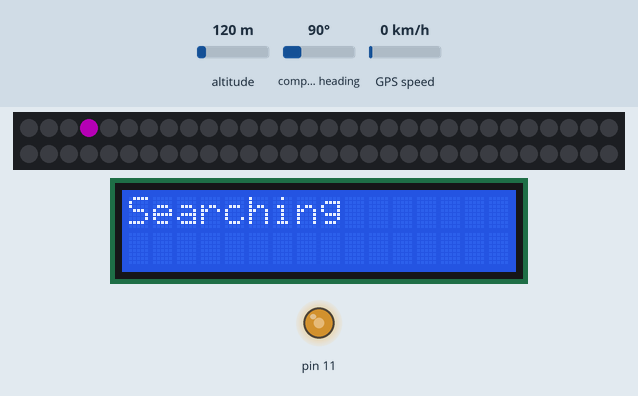
A sketch run on a simulated Arduino Mega 2560, built with avr-gcc and run on an emulated ATmega2560. On the bench: 60 RGB LEDs in strip order, left to right, continuing on the next row, 16×2 character LCD, output pins drawn as LEDs (lit = HIGH). Inputs (shaded band) come from the test bench; at power-on: compass heading 90°, GPS speed 0 km/h, altitude 120 m. Dim RGB values are drawn brighter than linear; the GPS gets a fix after 3 s at 37.7749, -122.4194 with 8 satellites; what the sketch prints to the serial monitor is not drawn.

Above: at 2.26 s.
2.3 s: compass heading set to 7°
4.0 s: GPS speed set to 2 km/h
At 5.5 s:
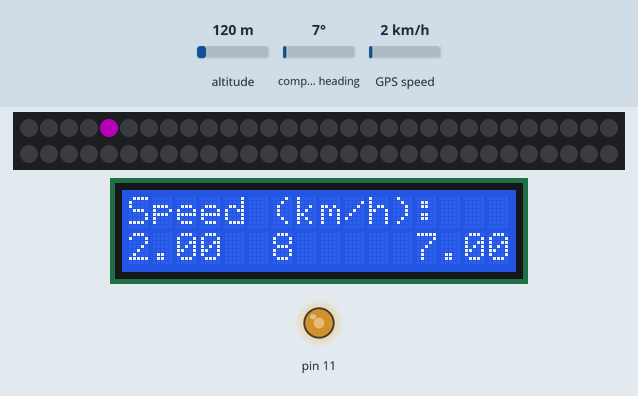
6.4 s: compass heading set to 90°
At 7.5 s:
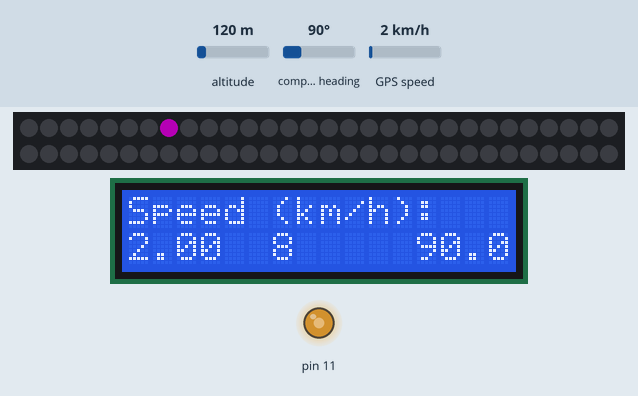
8.4 s: GPS speed set to 30 km/h
At 9.5 s:
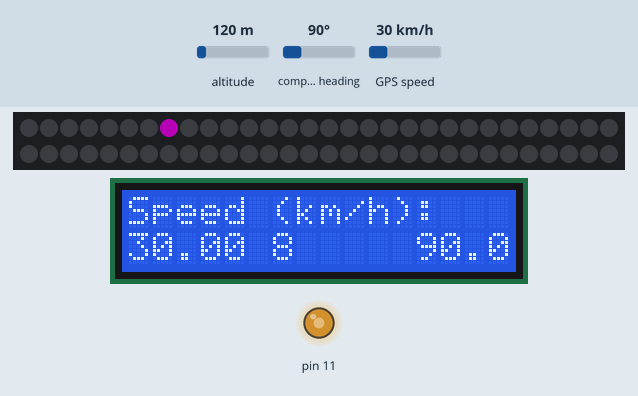
Timing chart, 0 to 11.4 s (numbered marks = the images above; inputs shaded):
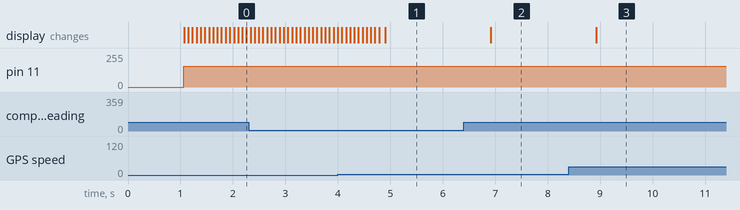

Measured:
- after the input at 6.4 s, the display: changes after 0.51 s (image 2)
- after the input at 8.4 s, the display: changes after 0.53 s (image 3)

The sketch:

working_parsing.ino
```cpp
// Test code for Adafruit GPS modules using MTK3329/MTK3339 driver
//
// This code shows how to listen to the GPS module in an interrupt
// which allows the program to have more 'freedom' - just parse
// when a new NMEA sentence is available! Then access data when
// desired.
//
// Tested and works great with the Adafruit Ultimate GPS module
// using MTK33x9 chipset
//    ------> http://www.adafruit.com/products/746
// Pick one up today at the Adafruit electronics shop
// and help support open source hardware & software! -ada

#include <Adafruit_GPS.h>
#include <SoftwareSerial.h>
#include <Wire.h>
#include <LiquidCrystal.h>
#include <Adafruit_NeoPixel.h>
#include <avr/power.h>
// If you're using a GPS module:
// Connect the GPS Power pin to 5V
// Connect the GPS Ground pin to ground
// If using software serial (sketch example default):
//   Connect the GPS TX (transmit) pin to Digital 3
//   Connect the GPS RX (receive) pin to Digital 2
// If using hardware serial (e.g. Arduino Mega):
//   Connect the GPS TX (transmit) pin to Arduino RX1, RX2 or RX3
//   Connect the GPS RX (receive) pin to matching TX1, TX2 or TX3

// If you're using the Adafruit GPS shield, change
// SoftwareSerial mySerial(3, 2); -> SoftwareSerial mySerial(8, 7);
// and make sure the switch is set to SoftSerial

// If using software serial, keep this line enabled
// (you can change the pin numbers to match your wiring):
SoftwareSerial mySerial(3, 2);
LiquidCrystal lcd(7,8,9,12,4,13);
Adafruit_NeoPixel strip = Adafruit_NeoPixel(60, 6, NEO_GRB + NEO_KHZ800);
// If using hardware serial (e.g. Arduino Mega), comment out the
// above SoftwareSerial line, and enable this line instead
// (you can change the Serial number to match your wiring):

//HardwareSerial mySerial = Serial1;


Adafruit_GPS GPS(&mySerial);


// Set GPSECHO to 'false' to turn off echoing the GPS data to the Serial console
// Set to 'true' if you want to debug and listen to the raw GPS sentences.
#define GPSECHO  true

// this keeps track of whether we're using the interrupt
// off by default!
boolean usingInterrupt = false;
void useInterrupt(boolean); // Func prototype keeps Arduino 0023 happy

void setup()
{
  //LEd strip initialization
  strip.begin();
  strip.show();
  // connect at 115200 so we can read the GPS fast enough and echo without dropping chars
  // also spit it out
  Serial.begin(115200);
  Serial.println("Adafruit GPS library basic test!");
  lcd.begin(16,2);
  pinMode(11,OUTPUT);
  // 9600 NMEA is the default baud rate for Adafruit MTK GPS's- some use 4800
  GPS.begin(9600);

  // uncomment this line to turn on RMC (recommended minimum) and GGA (fix data) including altitude
  //GPS.sendCommand(PMTK_SET_NMEA_OUTPUT_RMC);
  // uncomment this line to turn on only the "minimum recommended" data
  GPS.sendCommand(PMTK_SET_NMEA_OUTPUT_RMCONLY);
  // For parsing data, we don't suggest using anything but either RMC only or RMC+GGA since
  // the parser doesn't care about other sentences at this time

  // Set the update rate
  GPS.sendCommand(PMTK_SET_NMEA_UPDATE_1HZ);   // 1 Hz update rate
  // For the parsing code to work nicely and have time to sort thru the data, and
  // print it out we don't suggest using anything higher than 1 Hz

  // Request updates on antenna status, comment out to keep quiet
  GPS.sendCommand(PGCMD_ANTENNA);

  // the nice thing about this code is you can have a timer0 interrupt go off
  // every 1 millisecond, and read data from the GPS for you. that makes the
  // loop code a heck of a lot easier!
  useInterrupt(true);

  delay(1000);
  // Ask for firmware version
  mySerial.println(PMTK_Q_RELEASE);
}


// Interrupt is called once a millisecond, looks for any new GPS data, and stores it
SIGNAL(TIMER0_COMPA_vect) {
  char c = GPS.read();
  // if you want to debug, this is a good time to do it!
#ifdef UDR0
  if (GPSECHO)
    if (c) UDR0 = c;
    // writing direct to UDR0 is much much faster than Serial.print
    // but only one character can be written at a time.
#endif
}

void useInterrupt(boolean v) {
  if (v) {
    // Timer0 is already used for millis() - we'll just interrupt somewhere
    // in the middle and call the "Compare A" function above
    OCR0A = 0xAF;
    TIMSK0 |= _BV(OCIE0A);
    usingInterrupt = true;
  } else {
    // do not call the interrupt function COMPA anymore
    TIMSK0 &= ~_BV(OCIE0A);
    usingInterrupt = false;
  }
}

void setBacklight(uint8_t b) {
  // normalize the red LED - its brighter than the rest!


  b = map(b, 0, 255, 0, 100);

  // common anode so invert!
  b = map(b, 0, 255, 255, 0);
  analogWrite(11, b);
}

uint32_t timer = millis();
int counter = 0;


void loop()                     // run over and over again
{
  setBacklight(255);
  strip.setBrightness(64);
  // in case you are not using the interrupt above, you'll
  // need to 'hand query' the GPS, not suggested :(
  if (! usingInterrupt) {
    // read data from the GPS in the 'main loop'
    char c = GPS.read();
    // if you want to debug, this is a good time to do it!
    if (GPSECHO)
      if (c) Serial.print(c);
  }

  // if a sentence is received, we can check the checksum, parse it...
  if (GPS.newNMEAreceived()) {
    // a tricky thing here is if we print the NMEA sentence, or data
    // we end up not listening and catching other sentences!
    // so be very wary if using OUTPUT_ALLDATA and trytng to print out data
    //Serial.println(GPS.lastNMEA());   // this also sets the newNMEAreceived() flag to false

    if (!GPS.parse(GPS.lastNMEA()))   // this also sets the newNMEAreceived() flag to false
      return;  // we can fail to parse a sentence in which case we should just wait for another
  }

  // if millis() or timer wraps around, we'll just reset it
  if (timer > millis())  timer = millis();

  // approximately every 2 seconds or so, print out the current stats
  if (millis() - timer > 200) {
    timer = millis(); // reset the timer


    if (GPS.fix) {

      //Serial.print("Speed (km/h): "); Serial.println(GPS.speed * 1.852);
      //Serial.print("Angle: "); Serial.println(GPS.angle);
      //Serial.print("Altitude: "); Serial.println(GPS.altitude);
      //Serial.print("Satellites: "); Serial.println((int)GPS.satellites);
      lcd.setCursor(0,0);
      lcd.print("Speed (km/h):");
      lcd.setCursor(0,1);
      lcd.print(GPS.speed * 1.852);
      lcd.setCursor(6,1);
      lcd.print((int)GPS.satellites);
      lcd.setCursor(12,1);
      lcd.print(GPS.angle);

      int courseChangeNeeded = GPS.angle + 90;

      if (courseChangeNeeded >= 345 || courseChangeNeeded < 15)
      {
         ClearLEDS();
         strip.setPixelColor(1,255,0,255);
         strip.show();
      }
    else if (courseChangeNeeded >= 15 && courseChangeNeeded < 45)
      {
         ClearLEDS();
         strip.setPixelColor(2,255,0,255);
         strip.show();
      }
    else if (courseChangeNeeded >= 45 && courseChangeNeeded < 75)
      {
         ClearLEDS();
         strip.setPixelColor(3,255,0,255);
         strip.show();
      }
    else if (courseChangeNeeded >= 75 && courseChangeNeeded < 105)
      {
         ClearLEDS();
         strip.setPixelColor(4,255,0,255);
         strip.show();
      }
    else if (courseChangeNeeded >= 105 && courseChangeNeeded < 135)
      {
         ClearLEDS();
         strip.setPixelColor(5,255,0,255);
         strip.show();
      }
    else if (courseChangeNeeded >= 135 && courseChangeNeeded < 165)
      {
         ClearLEDS();
         strip.setPixelColor(6,255,0,255);
         strip.show();
      }
    else if (courseChangeNeeded >= 165 && courseChangeNeeded < 195)
      {
         ClearLEDS();
         strip.setPixelColor(7,255,0,255);
         strip.show();
      }
    else if (courseChangeNeeded >= 195 && courseChangeNeeded < 225)
      {
         ClearLEDS();
         strip.setPixelColor(8,255,0,255);
         strip.show();
      }
    else if (courseChangeNeeded >= 225 && courseChangeNeeded < 255)
      {
         ClearLEDS();
         strip.setPixelColor(9,255,0,255);
         strip.show();
      }
    else if (courseChangeNeeded >= 255 && courseChangeNeeded < 285)
      {
         ClearLEDS();
         strip.setPixelColor(10,255,0,255);
         strip.show();
      }
    else if (courseChangeNeeded >= 285 && courseChangeNeeded < 315)
      {
         ClearLEDS();
         strip.setPixelColor(11,255,0,255);
         strip.show();
      }
    else if (courseChangeNeeded >= 315 && courseChangeNeeded < 345)
      {
         ClearLEDS();
         strip.setPixelColor(0,255,0,255);
         strip.show();
      }

    }
    else
    {
      lcd.clear();
      for(int i = 0; i < 12; i++)
      {

      lcd.setCursor(0,0);
      lcd.print("Searching");
        strip.setPixelColor(i,255,0,255);
        strip.show();
        delay(75);
        strip.setPixelColor(i,0,0,0);
      }

    }


  }
}

void ClearLEDS()
{
  for(int i = 0; i < 12; i++)
      {
        strip.setPixelColor(i,0,0,0);
        strip.show();
      }
}
```
